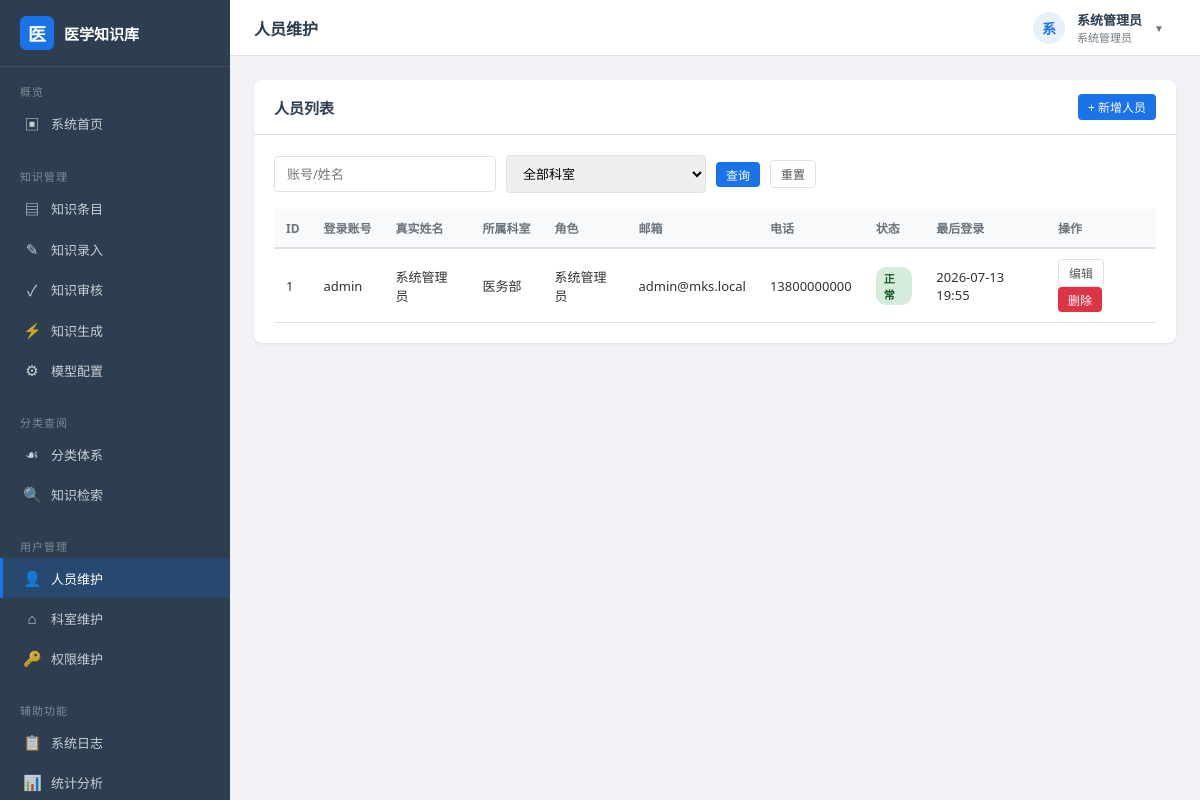
Screenshot of /users (signed in) with the database file from the repository.
### models.py (models this page shows, shortened)
class User(db.Model):
    __tablename__ = "user"
    id = db.Column(db.Integer, primary_key=True, autoincrement=True)
    username = db.Column(db.String(50), unique=True, nullable=False)
    real_name = db.Column(db.String(50), nullable=False)
    password_hash = db.Column(db.String(256), nullable=False)
    email = db.Column(db.String(120), default="")
    phone = db.Column(db.String(20), default="")
    department_id = db.Column(db.Integer, db.ForeignKey("department.id"), nullable=True)
    role_id = db.Column(db.Integer, db.ForeignKey("role.id"), nullable=True)
    status = db.Column(db.String(10), default="active")
    failed_attempts = db.Column(db.Integer, default=0)
    lock_time = db.Column(db.DateTime, nullable=True)
    last_login = db.Column(db.DateTime, nullable=True)
    created_at = db.Column(db.DateTime, default=datetime.now)

class Role(db.Model):
    __tablename__ = "role"
    id = db.Column(db.Integer, primary_key=True, autoincrement=True)
    name = db.Column(db.String(50), unique=True, nullable=False)
    code = db.Column(db.String(30), unique=True, nullable=False)
    permissions = db.Column(db.Text, default="")
    remark = db.Column(db.String(200), default="")
    created_at = db.Column(db.DateTime, default=datetime.now)
    users = db.relationship("User", backref="role", lazy="dynamic")
    def has_permission(self, perm_code: str) -> bool:
        if not self.permissions:
            return False
        return perm_code in self.permissions.split(",")

class Department(db.Model):
    __tablename__ = "department"
    id = db.Column(db.Integer, primary_key=True, autoincrement=True)
    name = db.Column(db.String(80), nullable=False)
    code = db.Column(db.String(30), unique=True, nullable=False)
    parent_id = db.Column(db.Integer, db.ForeignKey("department.id"), nullable=True)
    sort_order = db.Column(db.Integer, default=0)
    remark = db.Column(db.String(200), default="")
    created_at = db.Column(db.DateTime, default=datetime.now)
    parent = db.relationship("Department", remote_side=[id], backref="children")
    users = db.relationship("User", backref="department", lazy="dynamic")

### app.py (the view)
    @app.route("/users")
    @login_required
    @permission_required("user_manage")
    def user_list():
        keyword = request.args.get("keyword", "").strip()
        dept_id = request.args.get("dept", 0, type=int)
        page = request.args.get("page", 1, type=int)
        query = User.query
        if keyword:
            query = query.filter(
                db.or_(User.username.contains(keyword), User.real_name.contains(keyword))
            )
        if dept_id:
            query = query.filter_by(department_id=dept_id)
        pagination = query.order_by(User.id.desc()).paginate(
            page=page, per_page=app.config["PER_PAGE"], error_out=False
        )
        departments = Department.query.order_by(Department.sort_order).all()
        return render_template(
            "users/list.html",
            users=pagination.items, pagination=pagination,
            keyword=keyword, dept_id=dept_id, departments=departments,
        )

### app.py (called while the page is built)
def register_before_handlers(app: Flask):
    @app.before_request
    def _load_current_user():
        uid = session.get("uid")
        g.current_user = None
        if uid:
            g.current_user = User.query.get(uid)
    @app.context_processor
    def _inject_globals():
        return {
            "current_user": g.current_user,
            "current_year": datetime.now().year,
        }

def login_required(func):
    @wraps(func)
    def wrapper(*args, **kwargs):
        if not g.current_user:
            flash("请先登录系统", "warning")
            return redirect(url_for("login", next=request.full_path))
        return func(*args, **kwargs)
    return wrapper

def permission_required(perm_code: str):
    def decorator(func):
        @wraps(func)
        def wrapper(*args, **kwargs):
            user = g.current_user
            if not user or not user.role:
                abort(403)
            if not user.role.has_permission(perm_code) and user.role.code != "admin":
                flash("您没有该功能的操作权限", "danger")
                return redirect(url_for("dashboard"))
            return func(*args, **kwargs)
        return wrapper
    return decorator

def register_template_helpers(app: Flask):
    @app.template_filter("fmt_date")
    def fmt_date(value):
        if not value:
            return ""
        if isinstance(value, str):
            return value
        return value.strftime("%Y-%m-%d %H:%M")
    @app.template_filter("status_label")
    def status_label(value):
        mapping = {
            "draft": "草稿",
            "pending": "待审核",
            "published": "已发布",
            "rejected": "已驳回",
        }
        return mapping.get(value, value)

### templates/users/list.html (shortened to what this page needs)
{% extends "layout.html" %}
{% block page_title %}人员维护{% endblock %}
{% block content %}
<div class="card">
    <div class="card-header">
        <h3>人员列表</h3>
        <a href="{{ url_for('user_create') }}" class="btn btn-primary btn-sm">+ 新增人员</a>
    </div>
    <div class="card-body">
        <form class="search-bar" method="GET" id="searchForm">
            <input type="text" name="keyword" class="form-control" id="searchKeyword" placeholder="账号/姓名" value="{{ keyword }}">
            <select name="dept" class="form-control">
                <option value="0">全部科室</option>
            </select>
            <button type="submit" class="btn btn-primary btn-sm">查询</button>
            <a href="{{ url_for('user_list') }}" class="btn btn-default btn-sm">重置</a>
        </form>
        <table class="data-table">
            <thead>
                <tr>
                    <th>ID</th>
                    <th>登录账号</th>
                    <th>真实姓名</th>
                    <th>所属科室</th>
                    <th>角色</th>
                    <th>邮箱</th>
                    <th>电话</th>
                    <th>状态</th>
                    <th>最后登录</th>
                    <th>操作</th>
                </tr>
            </thead>
            <tbody>
                {% for u in users %}
                <tr>
                    <td>{{ u.id }}</td>
                    <td>{{ u.username }}</td>
                    <td>{{ u.real_name }}</td>
                    <td>{{ u.department.name if u.department else '—' }}</td>
                    <td>{{ u.role.name if u.role else '—' }}</td>
                    <td>{{ u.email or '—' }}</td>
                    <td>{{ u.phone or '—' }}</td>
                    <td>
                        {% if u.status == 'active' %}
                            <span class="badge badge-active">正常</span>
                        {% else %}
                            <span class="badge badge-disabled">停用</span>
                        {% endif %}
                    </td>
                    <td>{{ u.last_login|fmt_date if u.last_login else '—' }}</td>
                    <td>
                        <a href="{{ url_for('user_edit', uid=u.id) }}" class="btn btn-default btn-sm">编辑</a>
                        <form method="POST" action="{{ url_for('user_delete', uid=u.id) }}" style="display:inline;">
                            <button type="submit" class="btn btn-danger btn-sm btn-delete">删除</button>
                        </form>
                    </td>
                </tr>
                {% endfor %}
            </tbody>
        </table>
    </div>
</div>
{% endblock %}

### templates/layout.html (shortened to what this page needs)
<!DOCTYPE html>
<html lang="zh-CN">
<head>
    <link rel="stylesheet" href="{{ url_for('static', filename='css/style.css') }}">
</head>
<body>
<div class="app-layout">
    <aside class="sidebar">
        <div class="sidebar-header">
            <div class="icon">医</div>
            <span>医学知识库</span>
        </div>
        <nav class="nav-section">
            <div class="nav-section-title">概览</div>
            <a href="{{ url_for('dashboard') }}" class="nav-item" onclick="navigate(event, this)">
                <span class="nav-icon">▣</span> 系统首页
            </a>
        </nav>
        <nav class="nav-section">
            <div class="nav-section-title">知识管理</div>
            <a href="{{ url_for('knowledge_list') }}" class="nav-item" onclick="navigate(event, this)">
                <span class="nav-icon">▤</span> 知识条目
            </a>
            <a href="{{ url_for('knowledge_create') }}" class="nav-item" onclick="navigate(event, this)">
                <span class="nav-icon">✎</span> 知识录入
            </a>
            <a href="{{ url_for('knowledge_review_list') }}" class="nav-item" onclick="navigate(event, this)">
                <span class="nav-icon">✓</span> 知识审核
            </a>
            <a href="{{ url_for('knowledge_generate') }}" class="nav-item" onclick="navigate(event, this)">
                <span class="nav-icon">⚡</span> 知识生成
            </a>
            <a href="{{ url_for('model_config_list') }}" class="nav-item" onclick="navigate(event, this)">
                <span class="nav-icon">⚙</span> 模型配置
            </a>
        </nav>
        <nav class="nav-section">
            <div class="nav-section-title">分类查阅</div>
            <a href="{{ url_for('category_tree') }}" class="nav-item" onclick="navigate(event, this)">
                <span class="nav-icon">☙</span> 分类体系
            </a>
            <a href="{{ url_for('search') }}" class="nav-item" onclick="navigate(event, this)">
                <span class="nav-icon">🔍</span> 知识检索
            </a>
        </nav>
        <nav class="nav-section">
            <div class="nav-section-title">用户管理</div>
            <a href="{{ url_for('user_list') }}" class="nav-item" onclick="navigate(event, this)">
                <span class="nav-icon">👤</span> 人员维护
            </a>
            <a href="{{ url_for('dept_list') }}" class="nav-item" onclick="navigate(event, this)">
                <span class="nav-icon">⌂</span> 科室维护
            </a>
            <a href="{{ url_for('role_list') }}" class="nav-item" onclick="navigate(event, this)">
                <span class="nav-icon">🔑</span> 权限维护
            </a>
        </nav>
        <nav class="nav-section">
            <div class="nav-section-title">辅助功能</div>
            <a href="{{ url_for('log_list') }}" class="nav-item" onclick="navigate(event, this)">
                <span class="nav-icon">📋</span> 系统日志
            </a>
            <a href="{{ url_for('statistics') }}" class="nav-item" onclick="navigate(event, this)">
                <span class="nav-icon">📊</span> 统计分析
            </a>
        </nav>
    </aside>
    <div class="main-area">
        <header class="topbar">
            <div class="topbar-title">{% block page_title %}系统首页{% endblock %}</div>
            <div class="topbar-user">
                <div class="user-dropdown" id="user-dropdown">
                    <div class="dropdown-trigger">
                        <div class="avatar">{{ current_user.real_name[0] if current_user else '?' }}</div>
                        <div class="info">
                            <div class="name">{{ current_user.real_name if current_user else '' }}</div>
                            <div class="role">{{ current_user.role.name if current_user and current_user.role else '' }}</div>
                        </div>
                        <span class="dropdown-arrow">▼</span>
                    </div>
                </div>
            </div>
        </header>
        <main class="content-area">
            {% block content %}{% endblock %}
        </main>
    </div>
</div>
</body>
</html>

### rows the page displays
User: real_name "系", real_name "系统管理员", id "1", username "admin", department "医务部", role "系统管理员", email "admin@mks.local", phone "13800000000", status "正常", last_login|fmt_date "2026-07-13 19:55"
Role: role "系统管理员"
